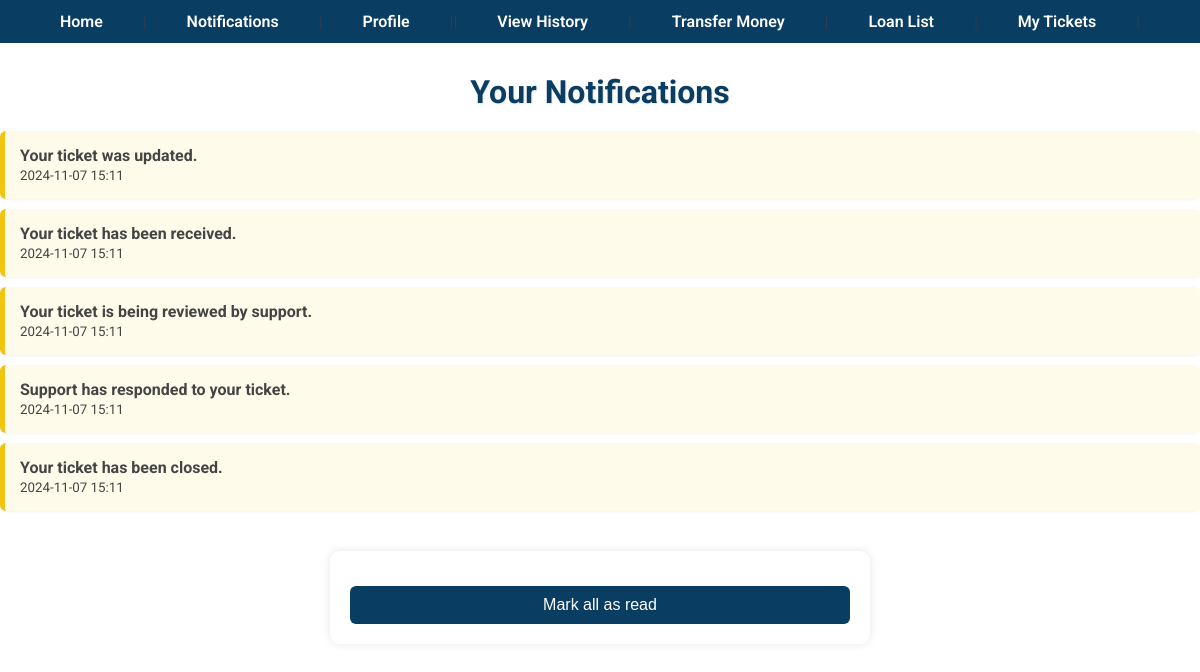
/support/notifications/ (signed in), run on an earlier commit of the app's database.
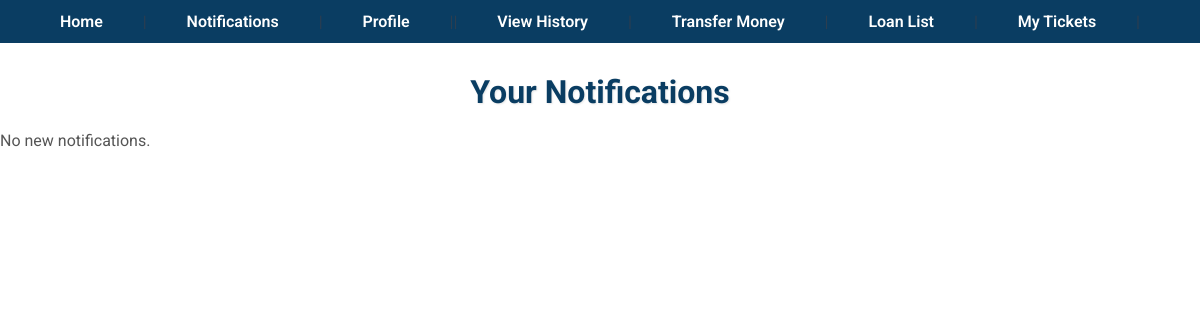
And on a later commit of the database.
### support/models.py (models this page shows, shortened)
class Notification(models.Model):
    user = models.ForeignKey(User, on_delete=models.CASCADE, related_name='notifications')
    message = models.CharField(max_length=255)
    created_at = models.DateTimeField(default=timezone.now)
    is_read = models.BooleanField(default=False)

### support/views.py (the view)
# urls.py: path('notifications/', views.notifications, name='notifications'),
@login_required
def notifications(request):
    notifications = request.user.notifications.filter(is_read=False)
    return render(request, 'support/notifications.html', {'notifications': notifications})

### support/templates/support/notifications.html (shortened to what this page needs)
{% extends "accounts/base.html" %}
{% block content %}
  <h2>Your Notifications</h2>
  {% if notifications %}
    <ul class="notification-list">
      {% for notification in notifications %}
        <li>
          <strong>{{ notification.message }}</strong>
          <br>
          <small>{{ notification.created_at|date:"Y-m-d H:i" }}</small>
        </li>
      {% endfor %}
    </ul>
    <form method="post" action="{% url 'support:mark_notifications_read' %}">
      <button type="submit" class="mark-read-btn">Mark all as read</button>
    </form>
  {% else %}
    <p>No new notifications.</p>
  {% endif %}
{% endblock %}

### accounts/templates/accounts/base.html (shortened to what this page needs)
<!DOCTYPE html>
{% load static %}
<html lang="en">
<head>
    <link rel="stylesheet" href="{% static 'accounts/styles.css' %}" />
</head>
<body>
    <header>
        <nav>
            <a href="{% url 'accounts:home' %}">Home</a> |
            <a href="{% url 'support:notifications' %}">
                Notifications
            </a> |
            <a href="{% url 'accounts:profile' %}">Profile</a> ||
            <a href="{% url 'transactions:transaction_history' %}">View History</a> |
            <a href="{% url 'transactions:initiate_transfer' %}">Transfer Money</a> |
            <a href="{% url 'loans:loan_list' %}">Loan List</a> |
            <a href="{% url 'support:my_tickets' %}">My Tickets</a> |
        </nav>
    </header>
    <main>
        {% block content %}
        {% endblock %}
    </main>
</body>
</html>

### accounts/static/accounts/styles.css (style rules this page uses)
body { font-family: 'Roboto', sans-serif; background-color: white; margin: 0; padding: 0; color: #2c3e50; }
h2, h3 { color: #34495e; margin-bottom: 12px; font-weight: 600; }
p { font-size: 1rem; color: #555555; }
h2 { color: #0a3d62; text-align: center; margin-top: 30px; margin-bottom: 20px; font-weight: 700; font-size: 2rem; font-family: 'Roboto', sans-serif; text-shadow: 1px 1px 2px rgba(0,0,0,0.1); }
header nav { background-color: #0a3d62; padding: 12px 20px; display: flex; justify-content: space-evenly; align-items: center; font-family: 'Roboto', sans-serif; flex-wrap: nowrap; }
header nav a { color: white; text-decoration: none; font-weight: 600; transition: color 0.3s ease; position: relative; white-space: nowrap; }

What changed in the data, as far as the page shows it:
no longer on this page (row edited): Notification: message "Your ticket was updated.", created_at "2024-11-07 15:11"
no longer on this page (row edited): Notification: message "Your ticket has been received.", created_at "2024-11-07 15:11"
no longer on this page (row edited): Notification: message "Your ticket is being reviewed by support.", created_at "2024-11-07 15:11"
no longer on this page (row edited): Notification: message "Support has responded to your ticket.", created_at "2024-11-07 15:11"
no longer on this page (row edited): Notification: message "Your ticket has been closed.", created_at "2024-11-07 15:11"
Also different on the page:
text no longer shown: "Mark all as read"
text now shown: "No new notifications."
